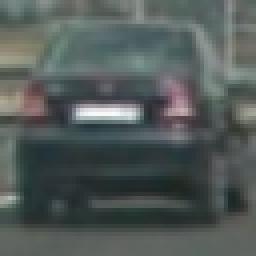
#> input picture selected_vehicles/1.png, 64 x 64 px (shown 4 times larger); its folder holds only this picture in this run
$ jupyter execute --allow-errors SVM_Vehicle_Detection_Pipeline.ipynb   (shell and % lines are left out)   (older library calls are emulated)
#> lines starting #> are read from the running program, lines starting #| are printed output that depends on the picture
### Import Libraries

[cell 1]
import sys
import os.path as path
import glob
import cv2 as cv2
import numpy as np
import pickle
import matplotlib.pyplot as plt
import matplotlib.image as mpimg
import random
from skimage.feature import hog
from sklearn.model_selection import train_test_split
from sklearn.preprocessing import StandardScaler
from sklearn.svm import LinearSVC
from scipy.ndimage import label
from moviepy.editor import VideoFileClip

[cell 2]
#Parameters
orient = 9  # HOG orientations
cell_per_block = 2 # HOG cells per block
pix_per_cell = 16 # HOG pixels per cell

spatial_size = (16, 16) # Spatial binning dimensions

hist_bins = 32    # Number of histogram bins

spatial_feat = False
hist_feat = False
hog_feat =True

[cell 3]
# [5 lines left out: function spatial_features, not called in this run]

[cell 4]
# [7 lines left out: function color_hist, not called in this run]

[cell 5]
def get_hog_features(image,orient,cellsPerBlock,pixelsPerCell, visualise= False, feature_vector_flag=True):
    # Call with two outputs if vis==True
    if(visualise==True):
        hog_features, hog_image = hog(image, orientations=orient,
                          pixels_per_cell=(pixelsPerCell, pixelsPerCell),
                          cells_per_block=(cellsPerBlock, cellsPerBlock),
                          visualize=True, feature_vector=feature_vector_flag)
        return hog_features, hog_image
    # Otherwise call with one output
    else:
        hog_features = hog(image, orientations=orient,
                          pixels_per_cell=(pixelsPerCell, pixelsPerCell),
                          cells_per_block=(cellsPerBlock, cellsPerBlock),
                          visualize=False, feature_vector=feature_vector_flag)
        return hog_features

[cell 6]
f,axes= plt.subplots(1,6, figsize=(20,20))
temp_v=[]

#> (the rest of this cell did not finish here and is left out)

[cell 7]
f,axes= plt.subplots(len(temp_v),4, figsize=(20,20))
row=0

#> (the rest of this cell did not finish here and is left out)

[cell 8]
f,axes= plt.subplots(1,6, figsize=(20,20))
temp_nv=[]

#> (the rest of this cell did not finish here and is left out)

[cell 9]
f,axes= plt.subplots(len(temp_nv),4, figsize=(20,20))
row=0

#> (the rest of this cell did not finish here and is left out)

[cell 10]
def single_extract_features(image_orig, spatial_size, hist_bins, orient, cell_per_block, pix_per_cell,
                        spatial_feat=False, hist_feat=False, hog_feat=True):
    # Create a list to append feature vectors to
    features = []
    image_YUV = cv2.cvtColor(image_orig, cv2.COLOR_RGB2YUV)

    spatial_feature = []
    if spatial_feat == True:
        spatial_feature = spatial_features(image_YUV, spatial_size)

    histogram_features=[]
    if hist_feat == True:
        histogram_features = color_hist(image_YUV, hist_bins, hist_range)

    if hog_feat == True:
        local_features_1=get_hog_features(image_YUV[:,:,0], orient = orient,
                                          cellsPerBlock = cell_per_block,pixelsPerCell = pix_per_cell,
                                          visualise = False, feature_vector_flag = True)
        local_features_2=get_hog_features(image_YUV[:,:,1], orient = orient,
                                          cellsPerBlock = cell_per_block,pixelsPerCell = pix_per_cell,
                                          visualise = False, feature_vector_flag = True)
        local_features_3=get_hog_features(image_YUV[:,:,2], orient = orient,
                                          cellsPerBlock = cell_per_block,pixelsPerCell = pix_per_cell,
                                          visualise = False, feature_vector_flag = True)
        hog_features = np.hstack((local_features_1, local_features_2, local_features_3))
        features = np.concatenate((spatial_feature, histogram_features, hog_features))

    return features

[cell 11]
# [14 lines left out: function extract_features, not called in this run]

[cell 12]
# if svm classifer exist, load it; otherwise, compute the svm classifier
clf_path = 'clf_pickle_all.p'
if path.isfile(clf_path):
    print('loading existing classifier...')
    with open(clf_path, 'rb') as file:
#> (reads clf_pickle_all.p from the repository)
        clf_pickle = pickle.load(file)
        clf = clf_pickle["clf"]
        X_scaler = clf_pickle["X_scaler"]
        orient = clf_pickle["orient"]
        pix_per_cell = clf_pickle["pix_per_cell"]
        cell_per_block = clf_pickle["cell_per_block"]
        spatial_size = clf_pickle["spatial_size"]
        hist_bins = clf_pickle["hist_bins"]

else:
    # reading image paths with glob
    vehicle_image_arr = glob.glob('./vehicles/*/*.png')

    # read images and append to list
    vehicle_images_original = []
    for imagePath in vehicle_image_arr:
        readImage = cv2.imread(imagePath)
        rgbImage = cv2.cvtColor(readImage, cv2.COLOR_BGR2RGB)
        vehicle_images_original.append(rgbImage)

    print('Reading of Vehicle Images Done')

    non_vehicle_image_arr = glob.glob('./non-vehicles/*/*.png')

    non_vehicle_images_original = []
    for imagePath in non_vehicle_image_arr:
        readImage = cv2.imread(imagePath)
        rgbImage = cv2.cvtColor(readImage, cv2.COLOR_BGR2RGB)
        non_vehicle_images_original.append(rgbImage)

    print("Reading of Non Vehicle Images Done")

    print("No. of Vehicle Images Loaded " + str(len(vehicle_image_arr)))
    print("No. of Non-Vehicle Images Loaded " + str(len(non_vehicle_images_original)))

    print('extraction started')
    vehicleFeatures = extract_features(vehicle_images_original, spatial_size=spatial_size, hist_bins=hist_bins,
                                       orient=orient, pix_per_cell=pix_per_cell, cell_per_block=cell_per_block,
                                       spatial_feat=spatial_feat, hist_feat=hist_feat, hog_feat=hog_feat)

    nonVehicleFeatures = extract_features(non_vehicle_images_original, spatial_size=spatial_size, hist_bins=hist_bins,
                                          orient=orient, pix_per_cell=pix_per_cell, cell_per_block=cell_per_block,
                                          spatial_feat=spatial_feat, hist_feat=hist_feat, hog_feat=hog_feat)
    print('extraction ended')

    FeaturesList = np.vstack([vehicleFeatures, nonVehicleFeatures])
    print("Shape of Features list is ", FeaturesList.shape)
    LabelList = np.concatenate([np.ones(len(vehicleFeatures)), np.zeros(len(nonVehicleFeatures))])
    print("Shape of Label list is ", LabelList.shape)

    X_train, X_test, Y_train, Y_test = train_test_split(FeaturesList, LabelList, test_size=0.2, shuffle=True)

    X_scaler = StandardScaler()
    X_scaler.fit(X_train)
    X_train_scaled = X_scaler.transform(X_train)
    X_test_scaled = X_scaler.transform(X_test)

    print('Using:', orient, 'orientations', pix_per_cell,
          'pixels per cell and', cell_per_block, 'cells per block')
    print('Feature vector length:', len(X_train[0]))

    print('Training started')
    clf = LinearSVC()
    clf.fit(X_train, Y_train)
    print("Accuracy of SVC is ", clf.score(X_test, Y_test), 4)

    # save classifier
    clf_pickle = {}
    clf_pickle["clf"] = clf
    clf_pickle["X_scaler"] = X_scaler
    clf_pickle["orient"] = orient
    clf_pickle["pix_per_cell"] = pix_per_cell
    clf_pickle["cell_per_block"] = cell_per_block
    clf_pickle["spatial_size"] = spatial_size
    clf_pickle["hist_bins"] = hist_bins

    destnation = clf_path
    pickle.dump(clf_pickle, open(destnation, "wb"))
    print("Classifier is written into: {}".format(destnation))

[cell 13]
# function to find the windows on which we are going to run the classifier
def slide_window(img, x_start_stop=[None, None], y_start_stop=[None, None],
                 xy_window=(64, 64), xy_overlap=(0.9, 0.9)):
    if x_start_stop[0] == None:
        x_start_stop[0] = 0
    if x_start_stop[1] == None:
        x_start_stop[1] = img.shape[1]
    if y_start_stop[0] == None:
        y_start_stop[0] = 0
    if y_start_stop[1] == None:
        y_start_stop[1] = img.shape[0]

    window_list = []
    image_width_x = x_start_stop[1] - x_start_stop[0]
    image_width_y = y_start_stop[1] - y_start_stop[0]

    windows_x = np.int(1 + (image_width_x - xy_window[0]) / (xy_window[0] * xy_overlap[0]))
    windows_y = np.int(1 + (image_width_y - xy_window[1]) / (xy_window[1] * xy_overlap[1]))

    modified_window_size = xy_window
    for i in range(0, windows_y):
        y_start = y_start_stop[0] + np.int(i * modified_window_size[1] * xy_overlap[1])
        for j in range(0, windows_x):
            x_start = x_start_stop[0] + np.int(j * modified_window_size[0] * xy_overlap[0])

            x1 = np.int(x_start + modified_window_size[0])
            y1 = np.int(y_start + modified_window_size[1])
            window_list.append(((x_start, y_start), (x1, y1)))
    return window_list

[cell 14]
# function to draw sliding Windows
def draw_boxes(img, bboxes, color=(0, 0, 255), thick=6):
    # Make a copy of the image
    imcopy = np.copy(img)
    # Iterate through the bounding boxes

    for bbox in bboxes:
        r = random.randint(0, 255)
        g = random.randint(0, 255)
        b = random.randint(0, 255)
        color = (r, g, b)
        # Draw a rectangle given bbox coordinates
        cv2.rectangle(imcopy, bbox[0], bbox[1], color, thick)
    # Return the image copy with boxes drawn
    return imcopy

[cell 15]
#defining the Parameters required for the pipeline to run
image = mpimg.imread('./test_images/test1.jpg')
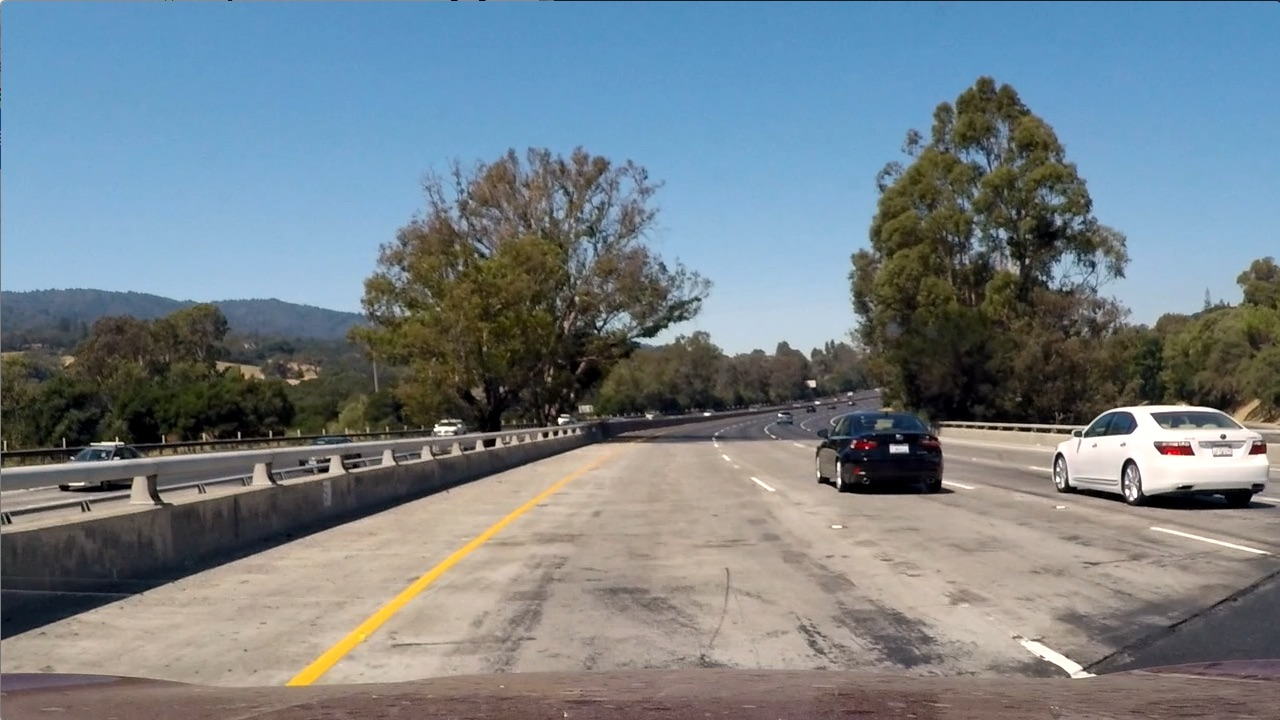
#> input picture test_images/test1.jpg, 1280 x 720 px
#> image is the input picture: shape (720, 1280, 3); mean R, G, B 117.5, 128.7, 135.5
xy_window=(64, 64) # window Size
xy_overlap=(0.15, 0.15) # Window Overlap. Please note this is different as provided by Udacity. Overlap of 0.15 means my windows are 85% overlapping with each other
x_start_stop=[0, image.shape[1]] # X Coordinates to start and stop search
#> x_start_stop = [0, 1280]
y_start_stop=[400, 660] # Y Coordinates to start and stop search

# Window 1- Size - 64x64 , Overlap-85%
windows_normal = slide_window(image, x_start_stop, [400,464],
                    xy_window, xy_overlap)
#> windows_normal = 127 items

# Window 2- Size - 80x80 , Overlap-80%
xy_window_1_25= (80,80)
xy_window_1_25_overlap=(0.2, 0.2)
windows_1_25 = slide_window(image, x_start_stop, [400,480],
                    xy_window_1_25, xy_window_1_25_overlap)
#> windows_1_25 = 76 items

# Window 3- Size - 96x96 , Overlap-70%
xy_window_1_5= (96,96)
xy_window_1_5_overlap=(0.3, 0.3)
windows_1_5 = slide_window(image, x_start_stop, [400,612],
                    xy_window_1_5, xy_window_1_5_overlap)
#> windows_1_5 = 210 items

# Window 4- Size - 128x128 , Overlap-50%
xy_window_twice_overlap=(0.5, 0.5)
xy_window_twice = (128,128)
windows_twice = slide_window(image, x_start_stop, [400,660],
                    xy_window_twice, xy_window_twice_overlap)
#> windows_twice = 57 items

# Total Windows - 470
windows= windows_normal +  windows_1_5  + windows_twice +windows_1_25
#> windows = 470 items
print("No of Windows are ", len(windows))
#| No of Windows are  470

[cell 16]
# function that returns the refined Windows
# From Refined Windows we mean that the windows where the classifier predicts the output to be a car
def DrawCars(image, windows):
    refinedWindows = []
    for window in windows:

        start = window[0]
        end = window[1]
        clippedImage = image[start[1]:end[1], start[0]:end[0]]

        if (clippedImage.shape[1] == clippedImage.shape[0] and clippedImage.shape[1] != 0):

            clippedImage = cv2.resize(clippedImage, (64, 64))

            f = single_extract_features(clippedImage, spatial_size = spatial_size, hist_bins = hist_bins,
                                         orient = orient, cell_per_block = cell_per_block,
                                         pix_per_cell = pix_per_cell,
                                         spatial_feat = spatial_feat,
                                         hist_feat = hist_feat, hog_feat = hog_feat)

            predictedOutput = clf.predict([f])
            if (predictedOutput == 1):
                refinedWindows.append(window)

    return refinedWindows

[cell 17]
# function to increase the pixel by one inside each box
def add_heat(heatmap, bbox_list):
    # Iterate through list of bboxes
    for box in bbox_list:
        # Add += 1 for all pixels inside each bbox
        # Assuming each "box" takes the form ((x1, y1), (x2, y2))
        heatmap[box[0][1]:box[1][1], box[0][0]:box[1][0]] += 1

    # Return updated heatmap
    return heatmap

[cell 18]
# applying a threshold value to the image to filter out low pixel cells
def apply_threshold(heatmap, threshold):
    # Zero out pixels below the threshold
    heatmap[heatmap <= threshold] = 0
    # Return thresholded map
    return heatmap

[cell 19]
# find pixels with each car number and draw the final bounding boxes
def draw_labeled_bboxes(img, labels):
    # Iterate through all detected cars
    for car_number in range(1, labels[1]+1):
        # Find pixels with each car_number label value
        nonzero = (labels[0] == car_number).nonzero()
        # Identify x and y values of those pixels
        nonzeroy = np.array(nonzero[0])
        nonzerox = np.array(nonzero[1])
        # Define a bounding box based on min/max x and y
        bbox = ((np.min(nonzerox), np.min(nonzeroy)), (np.max(nonzerox), np.max(nonzeroy)))
        # Draw the box on the image
        cv2.rectangle(img, bbox[0], bbox[1], (0,255,0), 6)
    # Return the image
    return img

[cell 20]
f,axes= plt.subplots(8,4, figsize=(20,20))
temp_test=[]

# reading image paths with glob
test_image_arr = glob.glob('./test_images/*.jpg')

for imagePath in test_image_arr:
    readImage = cv2.imread(imagePath)
    rgbImage = cv2.cvtColor(readImage,cv2.COLOR_BGR2RGB)
    temp_test.append(rgbImage)

row = 0

axes[row,0].set_title("Window Coverage Image")
axes[row,1].set_title("Refined Window Coverage Image")
axes[row,2].set_title("Heat Map Image")
axes[row,3].set_title("Final Image after applying Heat Map")

for img in temp_test:
    window_img = draw_boxes(img, windows)

    refinedWindows = DrawCars(img, windows)
    ref_window_img = draw_boxes(img, refinedWindows)

    #testing our heat function
    heat = np.zeros_like(img[:,:,0]).astype(np.float)
    heat = add_heat(heat,refinedWindows)

    # Apply threshold to help remove false positives
    heat = apply_threshold(heat,2)

    # Visualize the heatmap when displaying
    heat_image = np.clip(heat, 0, 255)

    # Find final boxes from heatmap using label function
    labels = label(heat_image)
    print(" Number of Cars found - ",labels[1])
    draw_img = draw_labeled_bboxes(np.copy(img), labels)

    axes[row,0].imshow(window_img)
    axes[row,1].imshow(ref_window_img)
    axes[row,2].imshow(heat_image,cmap='gray')
    axes[row,3].imshow(draw_img)

    row += 1
#> this loop made 1 pass
#> row on pass 1: 1
#|  Number of Cars found -  3
#> pass 1, `window_img = draw_boxes(img, windows)`:
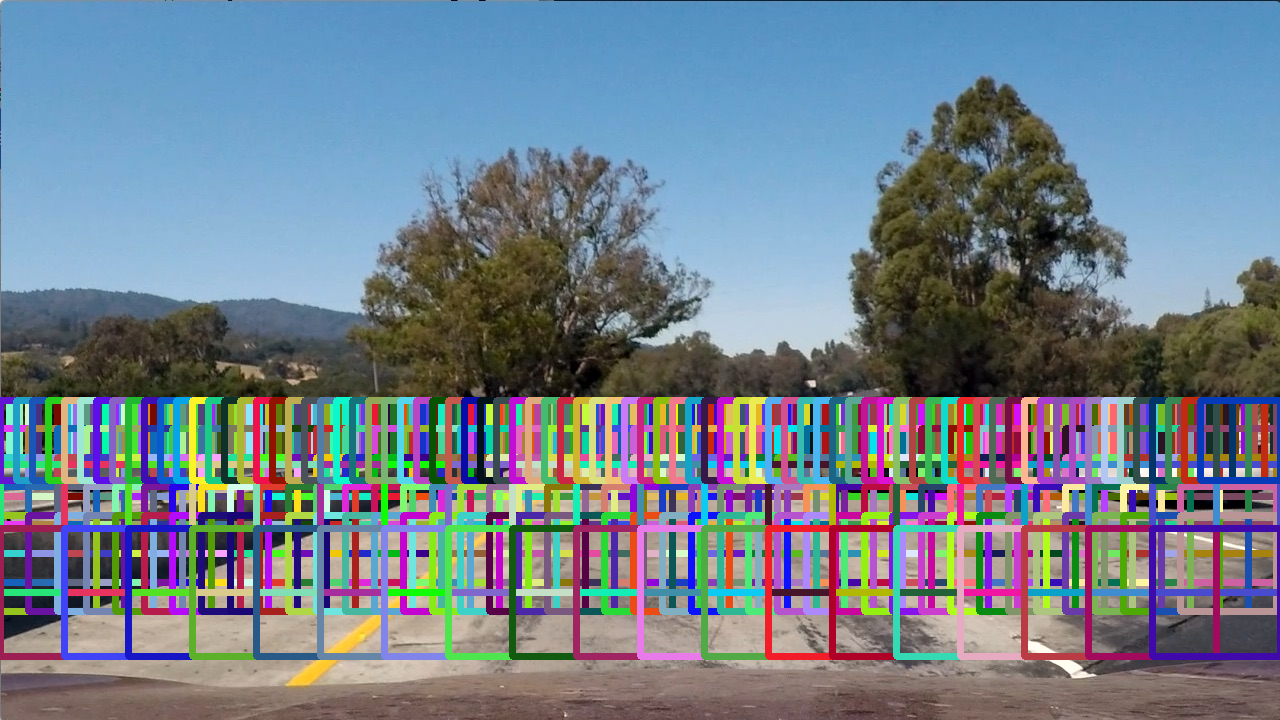
#> window_img: shape (720, 1280, 3); mean R, G, B 114.7, 127.7, 140.2
#> after the loop:
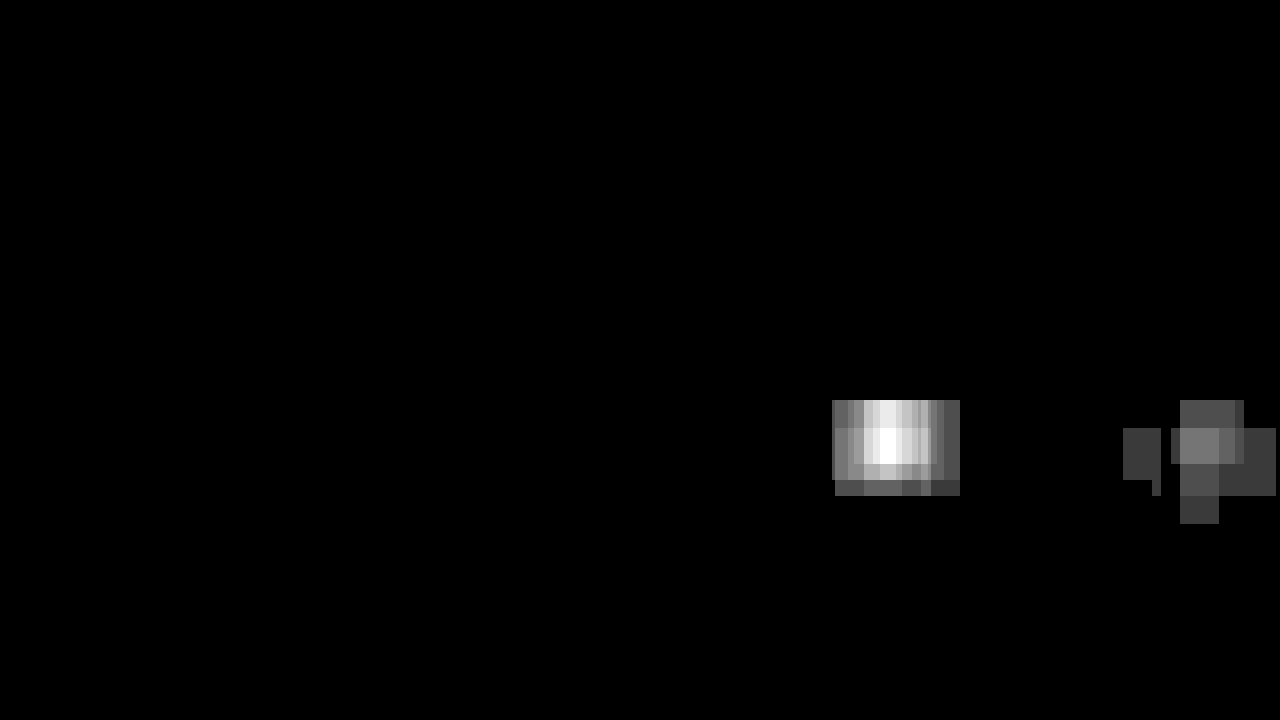
#> heat: shape (720, 1280) float64; min 0, max 13, mean 0.146; drawn with min black and max white
#> after the loop, row = 1
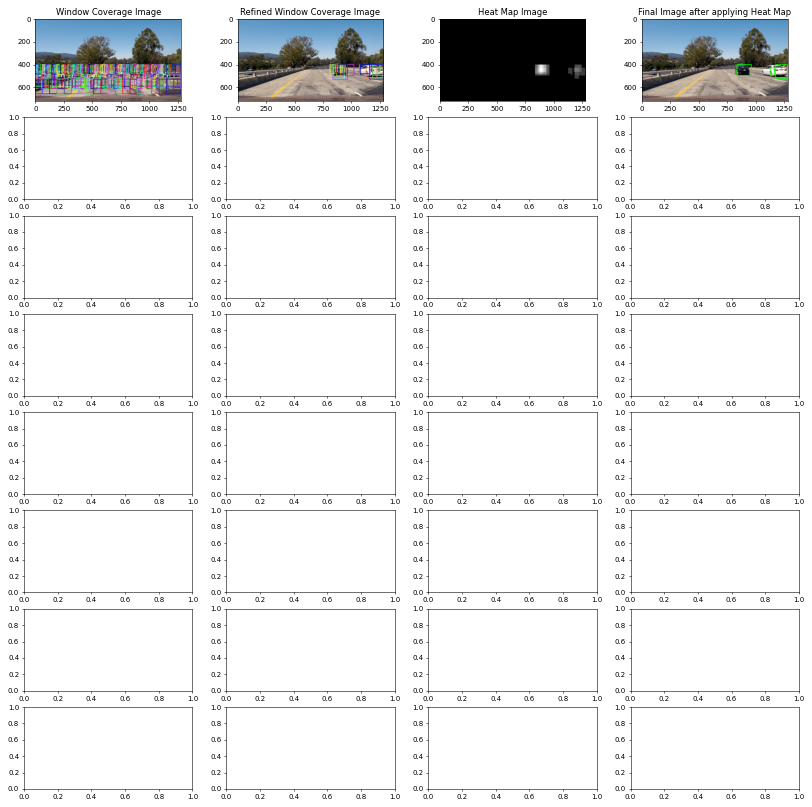
#> figure drawn by matplotlib, 4 panels
